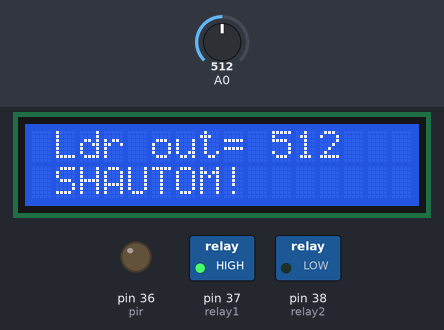
Bench run of a sketch on a simulated Arduino Mega 2560, built with avr-gcc and run on an emulated ATmega2560. On the bench: 16×2 character LCD, switched loads named in the sketch (green lamp = pin HIGH), output pins drawn as LEDs (lit = HIGH). The inputs (shaded band) are chosen by the test bench; at power-on: A0 = 512. What the sketch prints to the serial monitor is not drawn.

Above: at 1.2 s.
1.3 s: A0 set to 112
At 2.7 s:
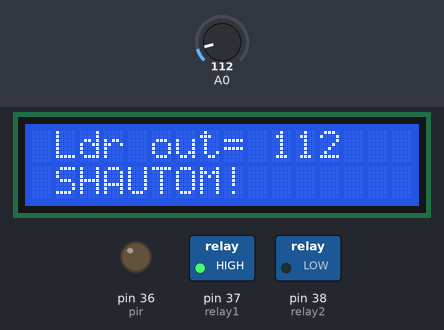
3.5 s: A0 set to 95
At 5.2 s:
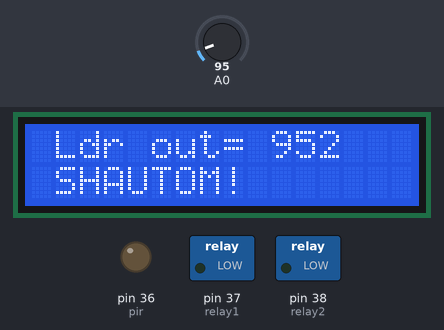
5.5 s: A0 set to 122
At 7.1 s:
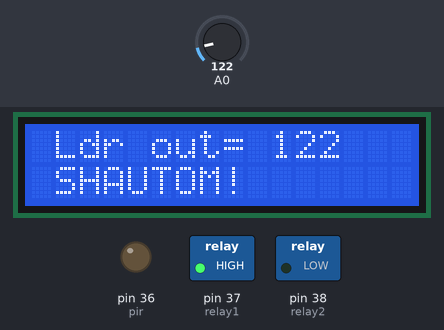
Timing chart, 0 to 8.6 s (numbered marks = the images above; inputs shaded):
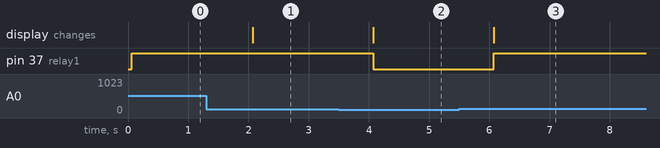

Measured:
- the behaviour switches between 101 and 100 on A0 (found by bisection; images 1 and 2)
- after the input at 1.3 s, the display: changes after 0.77 s (image 1)
- after the input at 3.5 s, pin 37 (relay1): HIGH → LOW after 0.57 s; the display: changes after 0.57 s (image 2)
- after the input at 5.5 s, pin 37 (relay1): LOW → HIGH after 0.57 s; the display: changes after 0.57 s (image 3)

The sketch:

pir__light_dependent_resistor.ino
```cpp
#define pir 36
#define relay1 37
#define relay2 38
#include <LiquidCrystal.h>

// initializing the library with the numbers of the interface pins
LiquidCrystal lcd(48, 49, 50, 51, 52, 53);

void setup(){
  Serial.begin(9600);
  pinMode(pir, OUTPUT);
  pinMode(relay1, OUTPUT);
  pinMode(relay2, OUTPUT);
  lcd.begin(16, 2);
// Print a message to the LCD.
  lcd.setCursor(1,0);
  lcd.print("Ldr out= ");
  lcd.setCursor(1,1);
  lcd.print("SHAUTOM!");
}

void loop(){
  //get value of ldr and print

  int ldr = analogRead(A0);
  lcd.setCursor(10,0);
  lcd.print(ldr);

  //control night light based on light intesity.
  //keep relay of if light is low
  if (ldr <= 100){
    digitalWrite(relay1, LOW);
    Serial.println("DAY LIGHT!!");
    delay(500);
  }
  else if (ldr > 100){
    Serial.println("");
    digitalWrite(relay1, HIGH);
    Serial.println("ITS DARK, NIGHT LIGHT ON!");
    delay(500);
  }

  int pir_input = digitalRead(pir);

  if (pir_input == LOW){
    Serial.println("ROOM IS EMPTY");
    digitalWrite(relay2,LOW);
    delay(500);
  }

  else{
    Serial.println("OBJECT DETECTED, LIGHTS ON!");
    digitalWrite(relay2,HIGH);
    delay(500);
  }

}
```
